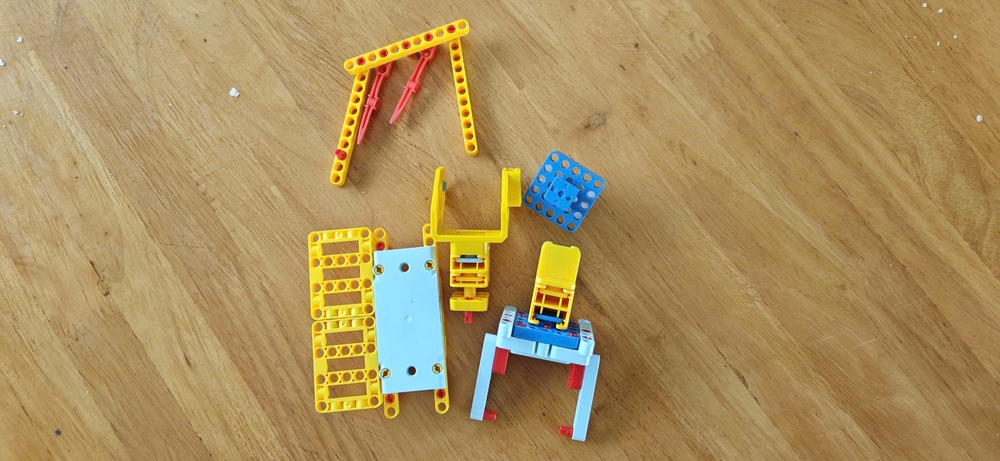
#> input picture lesson_2/images/sample.jpg, 1000 x 461 px, shrunk from 2560 x 1181 before the run, found by its file name
$ python thresholding.py
#> lines starting #> are read from the running program, lines starting #| are printed output that depends on the picture; after the words box and inside, x2 and y2 are one past the last pixel; in counts of white or black regions, pixels touching at a corner belong together
import cv2
import numpy as np
import matplotlib.pyplot as plt
import os

# === BƯỚC 1: ĐẦU VÀO & TIỀN XỬ LÝ ===
img_path = "images/sample.jpg"
if not os.path.exists(img_path):
    print(f"Lỗi: Không tìm thấy ảnh tại {img_path}")
    exit()

# Đọc ảnh xám
img = cv2.imread(img_path, cv2.IMREAD_GRAYSCALE)
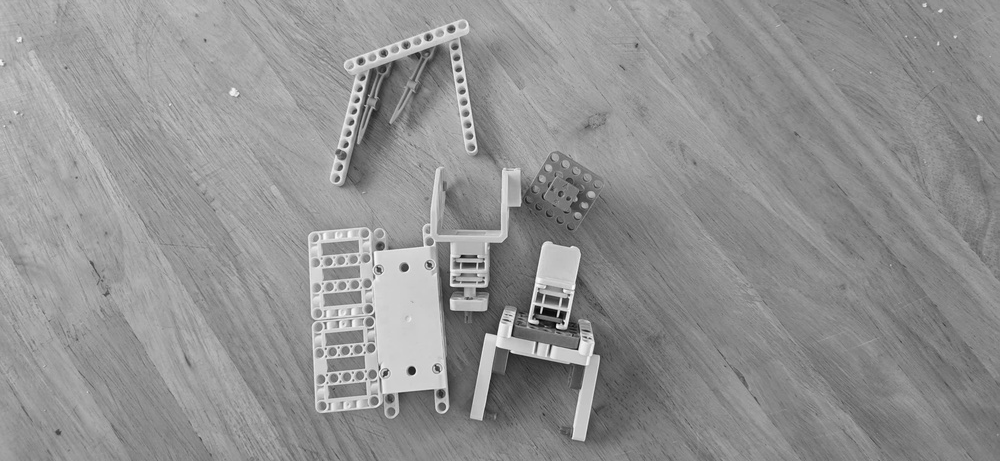
#> img: shape (461, 1000); min 0, max 251, mean 145.8
if img is None:
    raise ValueError("Không thể giải mã ảnh!")

# Tiền xử lý: Lọc Gaussian nhẹ (5x5) để làm mượt ảnh, giảm nhiễu hạt
# Bước này giúp việc phân ngưỡng chính xác hơn, tránh các đốm nhiễu nhỏ
img_blur = cv2.GaussianBlur(img, (5, 5), 0)

# === BƯỚC 2: CÁC KỸ THUẬT PHÂN NGƯỠNG ===

# 1. Ngưỡng cố định (Simple Thresholding)
# Tất cả pixel > 127 sẽ thành 255 (trắng), ngược lại thành 0 (đen)
_, img_fixed = cv2.threshold(img_blur, 127, 255, cv2.THRESH_BINARY)
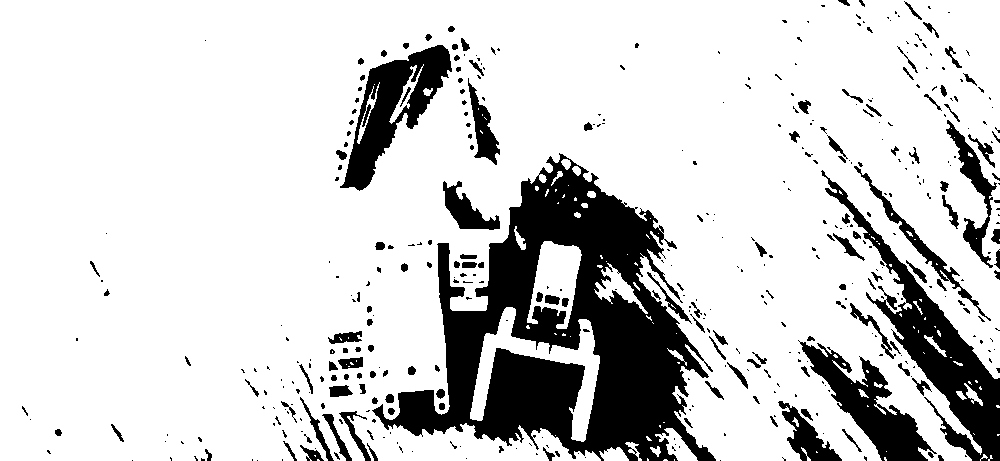
#> img_fixed: shape (461, 1000); 81.7% white; 436 black regions (297 under 20 px), largest, box (x1, y1, x2, y2) and area: (372, 153, 716, 461) 45075, (821, 170, 1000, 461) 10131, (340, 45, 452, 191) 6150

# 2. Ngưỡng tự động Otsu (Otsu's Thresholding)
# Thuật toán tự tính toán ngưỡng tối ưu dựa trên lược đồ (histogram) của ảnh
nguong_otsu, img_otsu = cv2.threshold(
    img_blur, 0, 255, cv2.THRESH_BINARY + cv2.THRESH_OTSU
)
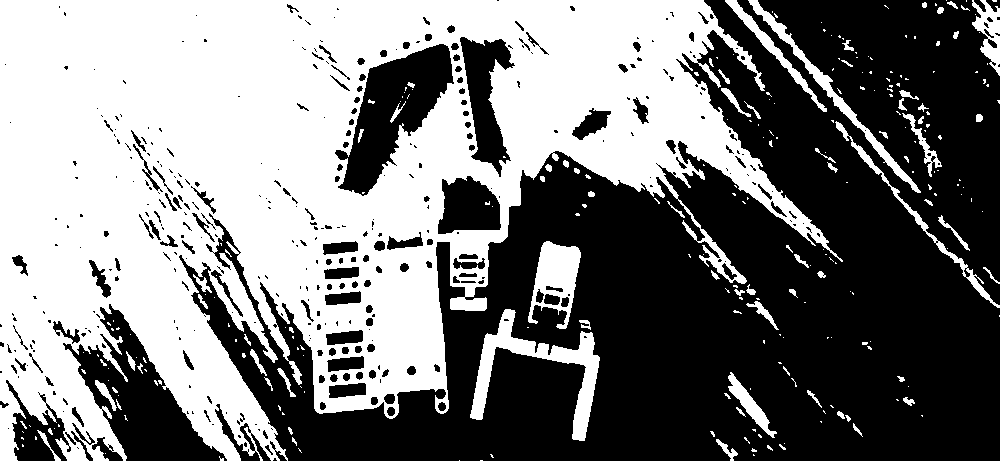
#> img_otsu: shape (461, 1000); 48.6% white; 265 white regions (192 under 20 px), largest, box (x1, y1, x2, y2) and area: (0, 0, 843, 461) 206209, (470, 309, 600, 441) 4196, (528, 241, 581, 329) 2447
#> nguong_otsu = 146
print(f"✓ Ngưỡng Otsu tự động tìm được: {nguong_otsu}")
#| ✓ Ngưỡng Otsu tự động tìm được: 146.0

# 3. Ngưỡng thích nghi trung bình (Adaptive Mean Thresholding)
# Ngưỡng tại mỗi vùng nhỏ (15x15) là trung bình cộng của vùng đó trừ đi hằng số C
img_adapt_mean = cv2.adaptiveThreshold(
    img_blur, 255, cv2.ADAPTIVE_THRESH_MEAN_C,
    cv2.THRESH_BINARY, blockSize=15, C=10
)
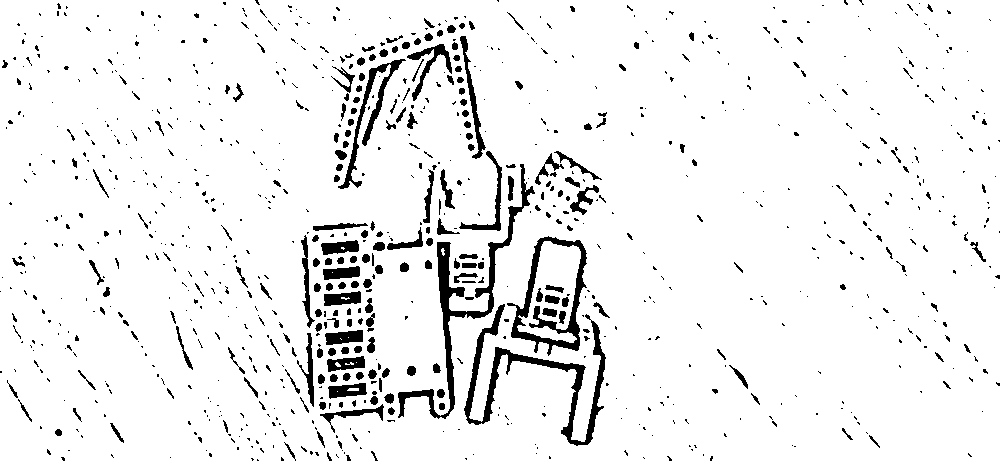
#> img_adapt_mean: shape (461, 1000); 93.5% white; 946 black regions (708 under 20 px), largest, box (x1, y1, x2, y2) and area: (464, 304, 606, 446) 3149, (398, 164, 535, 419) 3126, (507, 236, 587, 356) 2252

# 4. Ngưỡng thích nghi Gaussian (Adaptive Gaussian Thresholding)
# Tương tự Mean nhưng tính trung bình có trọng số theo phân phối Gaussian
img_adapt_gauss = cv2.adaptiveThreshold(
    img_blur, 255, cv2.ADAPTIVE_THRESH_GAUSSIAN_C,
    cv2.THRESH_BINARY, blockSize=15, C=10
)
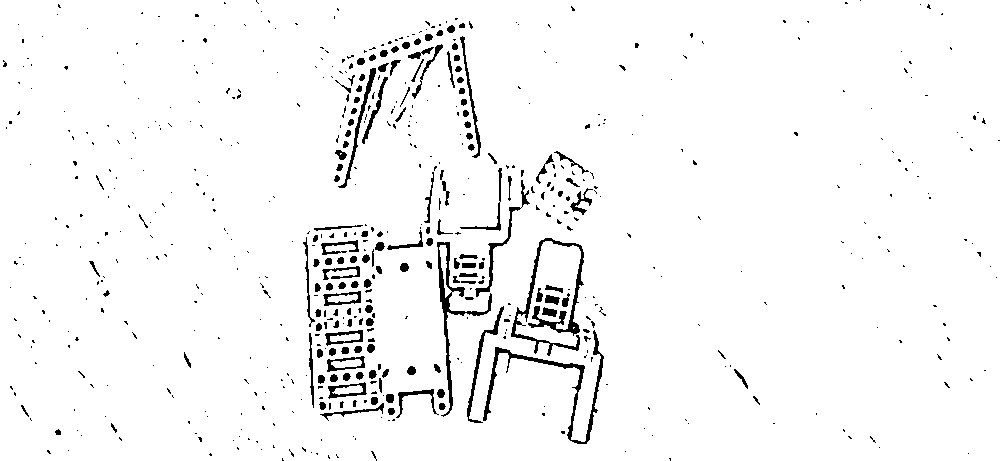
#> img_adapt_gauss: shape (461, 1000); 96.3% white; 616 black regions (468 under 20 px), largest, box (x1, y1, x2, y2) and area: (511, 238, 584, 356) 1535, (483, 330, 604, 444) 1352, (437, 242, 492, 417) 1112

# === BƯỚC 3: HIỂN THỊ SO SÁNH ===
fig, axes = plt.subplots(2, 3, figsize=(15, 10))

# Hàng 1
axes[0, 0].imshow(img, cmap="gray")
axes[0, 0].set_title("1. Ảnh gốc")
axes[0, 0].axis("off")

# Vẽ Histogram và vị trí các ngưỡng
axes[0, 1].hist(img.ravel(), 256, [0, 256], color="gray", alpha=0.6)
axes[0, 1].axvline(x=127, color="red", linestyle="--", label="T=127")
axes[0, 1].axvline(x=nguong_otsu, color="blue", linestyle="--", label=f"Otsu={nguong_otsu:.0f}")
axes[0, 1].set_title("2. Lược đồ & Vị trí ngưỡng")
axes[0, 1].legend()

axes[0, 2].imshow(img_fixed, cmap="gray")
axes[0, 2].set_title("3. Ngưỡng cố định (T=127)")
axes[0, 2].axis("off")

# Hàng 2
axes[1, 0].imshow(img_otsu, cmap="gray")
axes[1, 0].set_title(f"4. Otsu (T={nguong_otsu:.0f})")
axes[1, 0].axis("off")

axes[1, 1].imshow(img_adapt_mean, cmap="gray")
axes[1, 1].set_title("5. Adaptive Mean")
axes[1, 1].axis("off")

axes[1, 2].imshow(img_adapt_gauss, cmap="gray")
axes[1, 2].set_title("6. Adaptive Gaussian")
axes[1, 2].axis("off")

plt.tight_layout()
output_dir = "output"
os.makedirs(output_dir, exist_ok=True)
plt.savefig(f"{output_dir}/so_sanh_phan_nguong.png", dpi=150)
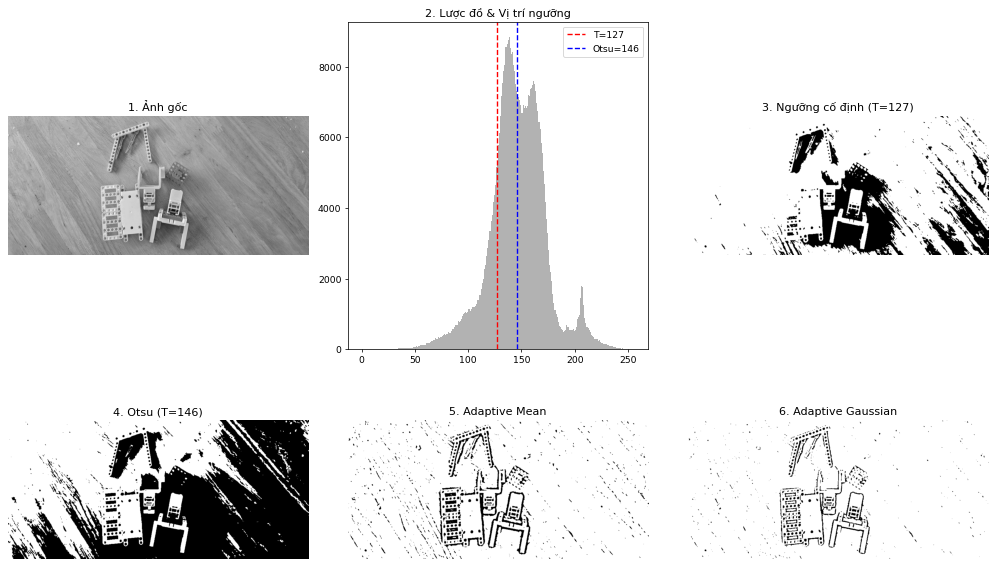
#> figure drawn by matplotlib, 6 panels; panel 2: tallest bar 8825 high, from x = 138 to 139
plt.show()
